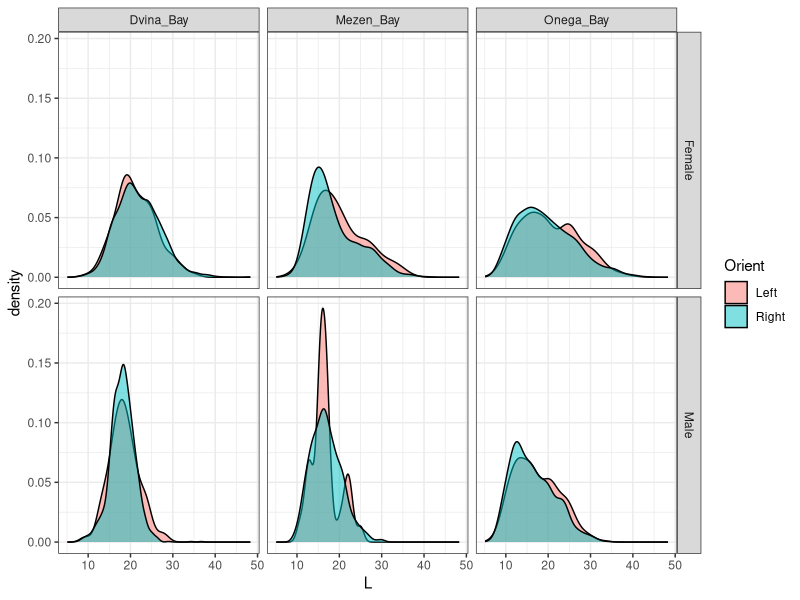
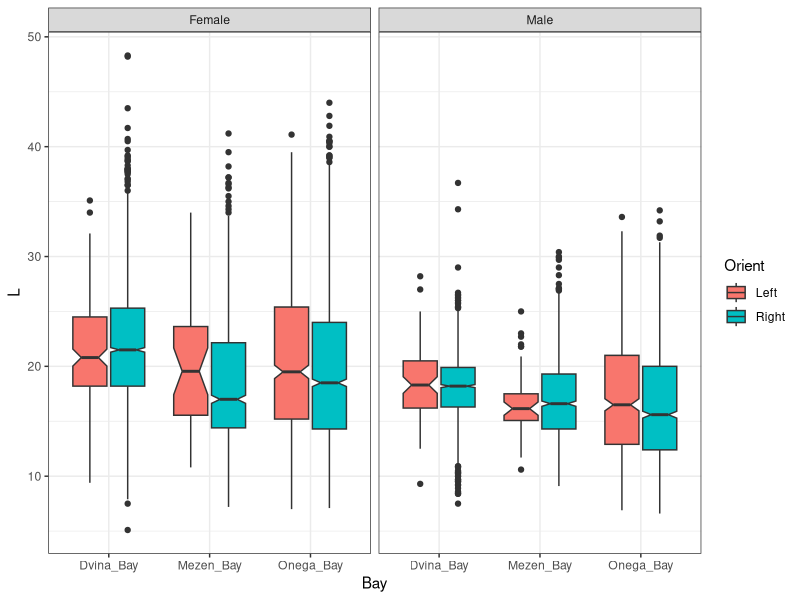
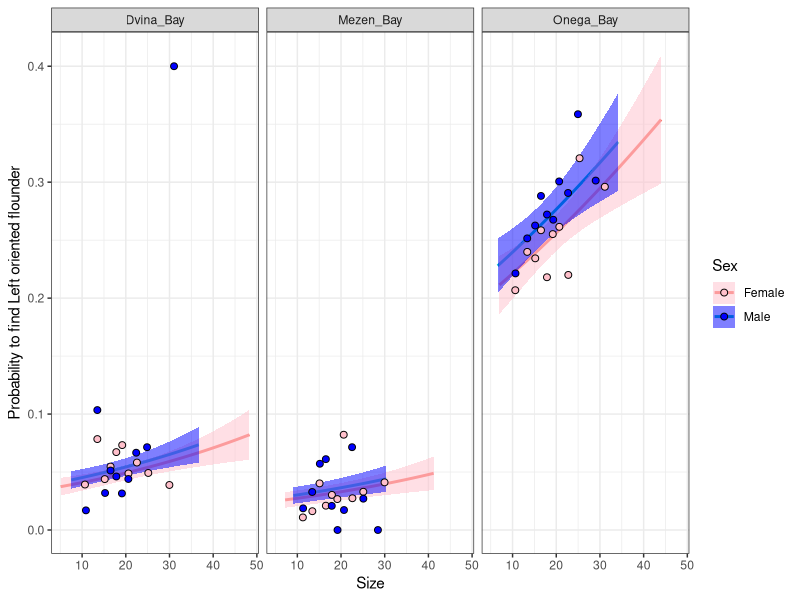

Recreate these plots in R, in order.
## ---- chunk 1
library(knitr)
opts_chunk$set(echo = FALSE, warning = FALSE, message = FALSE)

## ---- chunk 2
library(mgcv)
library(ggplot2)
library(dplyr)
library(broom)
library(car)


theme_set(theme_bw())

kam <- read.table("Data/kambala.csv", sep = ",", header = T, dec = ".")

# str(kam)
kam$Outcome <- ifelse(kam$Orient == "Left", 1, 0)

## ---- chunk 3
ggplot(kam, aes(x = L, fill = Orient)) + geom_density(alpha = 0.5) + facet_grid(Sex ~ Bay)
## ---- chunk 4
ggplot(kam, aes(x = Bay, y = L,  fill = Orient)) + geom_boxplot(notch = T) + facet_wrap(~Sex)
## ---- chunk 5

Mod <- glm(Outcome ~  L * Sex*Bay, data = kam, family = "binomial")

## ---- chunk 6
kable(tidy(Mod), caption = "**Таблица 1.** Параметры регрессионной модели", digits = 3)
## ---- chunk 7
kable(Anova(Mod), caption = "**Таблица 2.** Результаты анализа девиансы для полученной модели", digits = 3)
## ---- chunk 8
drop1(Mod, test = "Chi")
Mod_2 <- update(Mod, . ~ . - L:Sex:Bay)

drop1(Mod_2, test = "Chi")
Mod_3 <- update(Mod_2, . ~ . - L:Sex)


drop1(Mod_3, test = "Chi")
Mod_4 <- update(Mod_3, . ~ . - Sex:Bay)

drop1(Mod_4, test = "Chi")
Mod_5 <- update(Mod_4, . ~ . - L:Bay)

## ---- chunk 9
kable(tidy(Mod_5), caption = "**Таблица 3.** Параметры финальной модели", digits = 3)
## ---- chunk 10
kable(Anova(Mod_5), caption = "**Таблица 4.** Результаты анализа девиансы для финальной модели", digits = 3)
## ---- chunk 11

new_data <- kam %>% group_by(Bay, Sex) %>% do(data.frame(L = seq(min(.$L), max(.$L), length.out = 100) ))

predicted <- predict(Mod_5, newdata = new_data, se.fit = T, type = "response")

new_data$Predicted <- predicted$fit
new_data$SE <- predicted$se.fit

Left_prop <- kam %>% mutate(Size_class = ntile(x = L, n = 10)) %>% group_by(Bay, Sex, Size_class) %>% summarise(L_mean = mean(L), Left_prop = mean(Orient == "Left"))


ggplot(new_data, aes(x = L, y = Predicted)) + 
  geom_line(aes(color = Sex), size = 1) +  
  geom_ribbon(aes(ymin = Predicted - 1.96*SE, ymax = Predicted + 1.96*SE, fill = Sex), alpha = 0.5 ) + 
  geom_point(data = Left_prop, aes(x = L_mean, y = Left_prop, fill = Sex), shape = 21, size = 2) + 
  facet_wrap(~ Bay, ncol = 3) +
  labs(x = "Size", y = "Probability to find Left oriented flounder") +
  scale_fill_manual(values = c("pink", "blue"))

